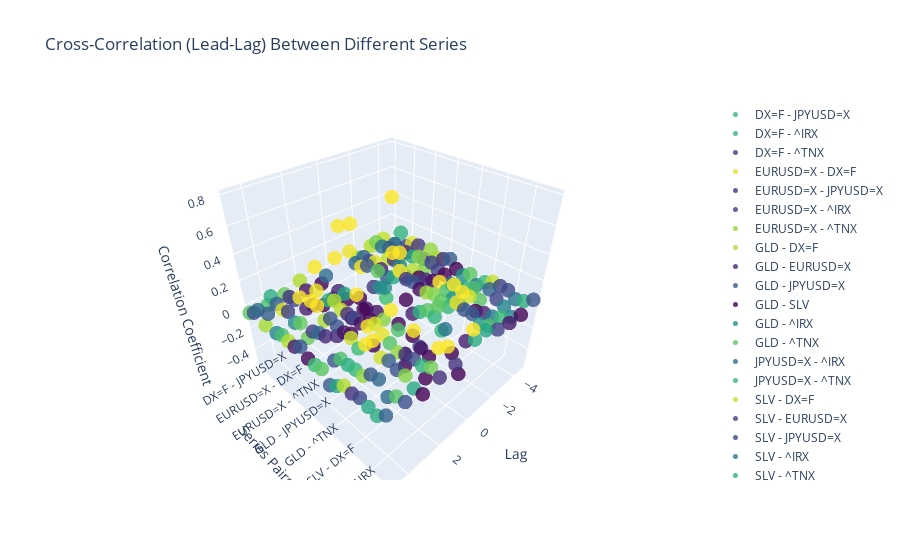

The notebook cell saved with this chart:
### Markdown cell above
### Time Series Correlation Analysis

#### Instantaneous Correlation Matrix

This first plot shows the **Pearson correlation matrix** computed on the synchronous values of all time series.

- **Goal**: identify direct linear relationships among the financial instruments under study.  
  - We observe a **strong positive correlation** between **GLD** (gold) and **SLV** (silver), which is consistent with the sectoral correlation logic among precious metals.  
  - Conversely, **GLD** and **SLV** show **negative correlations with DX=F** (Dollar Index), often reflecting an **inverse relationship between the US dollar and metal prices**.  
  - The bond instruments (^TNX, ^IRX) are weakly correlated with metals and currencies in this static analysis.

> This analysis is useful for detecting pairs of assets that may be influenced by the same economic or financial factors, but it does not capture temporal dynamics (lags, lead effects).

---

#### Lagged Correlation Matrix (lags 1 to 5)

This second plot explores the **correlation between each series and its time‑shifted version** (from 1 to 5 days), which allows capturing potential **intra‑series lead‑lag effects**.

- **Goal**: check if certain series exhibit temporal memory or an autocorrelation effect.  
  - The majority of assets show **weak autocorrelations**, suggesting relatively noisy or efficient behavior.  
  - **^IRX** (short‑term Treasury yield proxy) stands out with a **notable correlation at lag 5 (≈ 0.33)**, indicating a form of persistence or inertia in its evolution.

> These lagged correlations do not concern relationships between different series but rather the **internal** temporal structure of each series. They can also indicate whether a series could be used as a short‑term predictive signal for itself.

### Code cell
eda.plot_correlation_3d()

### Figure 1 — Plotly figure (JSON) as saved in the notebook; plotly's stock layout.template omitted (floating-point values rounded to 4 significant figures)
{"data": [{"marker": {"color": [-0.07563, 0.0345, 0.02227, -0.02487, -0.3689, -0.2881, 0.07252, 0.01978, -0.03102, -0.05189, -0.04278], "colorscale": [[0, "#440154"], [0.1111, "#482878"], [0.2222, "#3e4989"], [0.3333, "#31688e"], [0.4444, "#26828e"], [0.5556, "#1f9e89"], [0.6667, "#35b779"], [0.7778, "#6ece58"], [0.8889, "#b5de2b"], [1, "#fde725"]], "opacity": 0.8, "size": 5}, "mode": "markers", "name": "DX=F - JPYUSD=X", "type": "scatter3d", "x": [-5, -4, -3, -2, -1, 0, 1, 2, 3, 4, 5], "y": ["DX=F - JPYUSD=X", "DX=F - JPYUSD=X", "DX=F - JPYUSD=X", "DX=F - JPYUSD=X", "DX=F - JPYUSD=X", "DX=F - JPYUSD=X", "DX=F - JPYUSD=X", "DX=F - JPYUSD=X", "DX=F - JPYUSD=X", "DX=F - JPYUSD=X", "DX=F - JPYUSD=X"], "z": [-0.07563, 0.0345, 0.02227, -0.02487, -0.3689, -0.2881, 0.07252, 0.01978, -0.03102, -0.05189, -0.04278]}, {"marker": {"color": [0.06314, -0.02609, 0.08467, 0.006475, 0.1149, 0.1187, -0.04262, -0.03453, -0.01993, 0.05741, -0.005328], "colorscale": [[0, "#440154"], [0.1111, "#482878"], [0.2222, "#3e4989"], [0.3333, "#31688e"], [0.4444, "#26828e"], [0.5556, "#1f9e89"], [0.6667, "#35b779"], [0.7778, "#6ece58"], [0.8889, "#b5de2b"], [1, "#fde725"]], "opacity": 0.8, "size": 5}, "mode": "markers", "name": "DX=F - ^IRX", "type": "scatter3d", "x": [-5, -4, -3, -2, -1, 0, 1, 2, 3, 4, 5], "y": ["DX=F - ^IRX", "DX=F - ^IRX", "DX=F - ^IRX", "DX=F - ^IRX", "DX=F - ^IRX", "DX=F - ^IRX", "DX=F - ^IRX", "DX=F - ^IRX", "DX=F - ^IRX", "DX=F - ^IRX", "DX=F - ^IRX"], "z": [0.06314, -0.02609, 0.08467, 0.006475, 0.1149, 0.1187, -0.04262, -0.03453, -0.01993, 0.05741, -0.005328]}, {"marker": {"color": [-0.03889, 0.03859, 0.07115, -8.267e-05, 0.04092, 0.4063, 0.05826, -0.1315, -0.01155, 0.0292, 0.0537], "colorscale": [[0, "#440154"], [0.1111, "#482878"], [0.2222, "#3e4989"], [0.3333, "#31688e"], [0.4444, "#26828e"], [0.5556, "#1f9e89"], [0.6667, "#35b779"], [0.7778, "#6ece58"], [0.8889, "#b5de2b"], [1, "#fde725"]], "opacity": 0.8, "size": 5}, "mode": "markers", "name": "DX=F - ^TNX", "type": "scatter3d", "x": [-5, -4, -3, -2, -1, 0, 1, 2, 3, 4, 5], "y": ["DX=F - ^TNX", "DX=F - ^TNX", "DX=F - ^TNX", "DX=F - ^TNX", "DX=F - ^TNX", "DX=F - ^TNX", "DX=F - ^TNX", "DX=F - ^TNX", "DX=F - ^TNX", "DX=F - ^TNX", "DX=F - ^TNX"], "z": [-0.03889, 0.03859, 0.07115, -8.267e-05, 0.04092, 0.4063, 0.05826, -0.1315, -0.01155, 0.0292, 0.0537]}, {"marker": {"color": [0.01542, -0.05596, -0.01283, 0.01802, 0.03758, -0.5361, -0.4732, 0.02877, 0.04337, 0.01426, -0.03585], "colorscale": [[0, "#440154"], [0.1111, "#482878"], [0.2222, "#3e4989"], [0.3333, "#31688e"], [0.4444, "#26828e"], [0.5556, "#1f9e89"], [0.6667, "#35b779"], [0.7778, "#6ece58"], [0.8889, "#b5de2b"], [1, "#fde725"]], "opacity": 0.8, "size": 5}, "mode": "markers", "name": "EURUSD=X - DX=F", "type": "scatter3d", "x": [-5, -4, -3, -2, -1, 0, 1, 2, 3, 4, 5], "y": ["EURUSD=X - DX=F", "EURUSD=X - DX=F", "EURUSD=X - DX=F", "EURUSD=X - DX=F", "EURUSD=X - DX=F", "EURUSD=X - DX=F", "EURUSD=X - DX=F", "EURUSD=X - DX=F", "EURUSD=X - DX=F", "EURUSD=X - DX=F", "EURUSD=X - DX=F"], "z": [0.01542, -0.05596, -0.01283, 0.01802, 0.03758, -0.5361, -0.4732, 0.02877, 0.04337, 0.01426, -0.03585]}, {"marker": {"color": [0.02203, 0.0157, 0.007318, -0.01822, 0.07784, 0.4705, -0.01007, -0.06169, -0.01538, 0.03596, 0.09601], "colorscale": [[0, "#440154"], [0.1111, "#482878"], [0.2222, "#3e4989"], [0.3333, "#31688e"], [0.4444, "#26828e"], [0.5556, "#1f9e89"], [0.6667, "#35b779"], [0.7778, "#6ece58"], [0.8889, "#b5de2b"], [1, "#fde725"]], "opacity": 0.8, "size": 5}, "mode": "markers", "name": "EURUSD=X - JPYUSD=X", "type": "scatter3d", "x": [-5, -4, -3, -2, -1, 0, 1, 2, 3, 4, 5], "y": ["EURUSD=X - JPYUSD=X", "EURUSD=X - JPYUSD=X", "EURUSD=X - JPYUSD=X", "EURUSD=X - JPYUSD=X", "EURUSD=X - JPYUSD=X", "EURUSD=X - JPYUSD=X", "EURUSD=X - JPYUSD=X", "EURUSD=X - JPYUSD=X", "EURUSD=X - JPYUSD=X", "EURUSD=X - JPYUSD=X", "EURUSD=X - JPYUSD=X"], "z": [0.02203, 0.0157, 0.007318, -0.01822, 0.07784, 0.4705, -0.01007, -0.06169, -0.01538, 0.03596, 0.09601]}, {"marker": {"color": [-0.07693, 0.004062, -0.01995, -0.05949, -0.0809, -0.1113, -0.001029, 0.01502, 0.08314, -0.01953, -0.02329], "colorscale": [[0, "#440154"], [0.1111, "#482878"], [0.2222, "#3e4989"], [0.3333, "#31688e"], [0.4444, "#26828e"], [0.5556, "#1f9e89"], [0.6667, "#35b779"], [0.7778, "#6ece58"], [0.8889, "#b5de2b"], [1, "#fde725"]], "opacity": 0.8, "size": 5}, "mode": "markers", "name": "EURUSD=X - ^IRX", "type": "scatter3d", "x": [-5, -4, -3, -2, -1, 0, 1, 2, 3, 4, 5], "y": ["EURUSD=X - ^IRX", "EURUSD=X - ^IRX", "EURUSD=X - ^IRX", "EURUSD=X - ^IRX", "EURUSD=X - ^IRX", "EURUSD=X - ^IRX", "EURUSD=X - ^IRX", "EURUSD=X - ^IRX", "EURUSD=X - ^IRX", "EURUSD=X - ^IRX", "EURUSD=X - ^IRX"], "z": [-0.07693, 0.004062, -0.01995, -0.05949, -0.0809, -0.1113, -0.001029, 0.01502, 0.08314, -0.01953, -0.02329]}, {"marker": {"color": [0.03702, 0.03009, -0.08698, -0.02765, -0.05252, -0.1727, -0.1837, 0.04647, 0.07835, 0.01515, 0.0001285], "colorscale": [[0, "#440154"], [0.1111, "#482878"], [0.2222, "#3e4989"], [0.3333, "#31688e"], [0.4444, "#26828e"], [0.5556, "#1f9e89"], [0.6667, "#35b779"], [0.7778, "#6ece58"], [0.8889, "#b5de2b"], [1, "#fde725"]], "opacity": 0.8, "size": 5}, "mode": "markers", "name": "EURUSD=X - ^TNX", "type": "scatter3d", "x": [-5, -4, -3, -2, -1, 0, 1, 2, 3, 4, 5], "y": ["EURUSD=X - ^TNX", "EURUSD=X - ^TNX", "EURUSD=X - ^TNX", "EURUSD=X - ^TNX", "EURUSD=X - ^TNX", "EURUSD=X - ^TNX", "EURUSD=X - ^TNX", "EURUSD=X - ^TNX", "EURUSD=X - ^TNX", "EURUSD=X - ^TNX", "EURUSD=X - ^TNX"], "z": [0.03702, 0.03009, -0.08698, -0.02765, -0.05252, -0.1727, -0.1837, 0.04647, 0.07835, 0.01515, 0.0001285]}, {"marker": {"color": [-0.01225, -0.04567, 0.0001333, 0.05812, -0.1132, -0.4932, 0.0586, 0.005022, -0.005316, -0.06855, -0.007879], "colorscale": [[0, "#440154"], [0.1111, "#482878"], [0.2222, "#3e4989"], [0.3333, "#31688e"], [0.4444, "#26828e"], [0.5556, "#1f9e89"], [0.6667, "#35b779"], [0.7778, "#6ece58"], [0.8889, "#b5de2b"], [1, "#fde725"]], "opacity": 0.8, "size": 5}, "mode": "markers", "name": "GLD - DX=F", "type": "scatter3d", "x": [-5, -4, -3, -2, -1, 0, 1, 2, 3, 4, 5], "y": ["GLD - DX=F", "GLD - DX=F", "GLD - DX=F", "GLD - DX=F", "GLD - DX=F", "GLD - DX=F", "GLD - DX=F", "GLD - DX=F", "GLD - DX=F", "GLD - DX=F", "GLD - DX=F"], "z": [-0.01225, -0.04567, 0.0001333, 0.05812, -0.1132, -0.4932, 0.0586, 0.005022, -0.005316, -0.06855, -0.007879]}, {"marker": {"color": [0.005533, 0.03442, -0.03509, 0.01703, 0.2987, 0.215, -0.03442, 0.007788, 0.04846, 0.02446, -0.01112], "colorscale": [[0, "#440154"], [0.1111, "#482878"], [0.2222, "#3e4989"], [0.3333, "#31688e"], [0.4444, "#26828e"], [0.5556, "#1f9e89"], [0.6667, "#35b779"], [0.7778, "#6ece58"], [0.8889, "#b5de2b"], [1, "#fde725"]], "opacity": 0.8, "size": 5}, "mode": "markers", "name": "GLD - EURUSD=X", "type": "scatter3d", "x": [-5, -4, -3, -2, -1, 0, 1, 2, 3, 4, 5], "y": ["GLD - EURUSD=X", "GLD - EURUSD=X", "GLD - EURUSD=X", "GLD - EURUSD=X", "GLD - EURUSD=X", "GLD - EURUSD=X", "GLD - EURUSD=X", "GLD - EURUSD=X", "GLD - EURUSD=X", "GLD - EURUSD=X", "GLD - EURUSD=X"], "z": [0.005533, 0.03442, -0.03509, 0.01703, 0.2987, 0.215, -0.03442, 0.007788, 0.04846, 0.02446, -0.01112]}, {"marker": {"color": [0.03594, -0.00401, -0.02274, 0.02436, 0.3264, 0.113, -0.08311, 0.009003, 0.02109, 0.0533, 0.03205], "colorscale": [[0, "#440154"], [0.1111, "#482878"], [0.2222, "#3e4989"], [0.3333, "#31688e"], [0.4444, "#26828e"], [0.5556, "#1f9e89"], [0.6667, "#35b779"], [0.7778, "#6ece58"], [0.8889, "#b5de2b"], [1, "#fde725"]], "opacity": 0.8, "size": 5}, "mode": "markers", "name": "GLD - JPYUSD=X", "type": "scatter3d", "x": [-5, -4, -3, -2, -1, 0, 1, 2, 3, 4, 5], "y": ["GLD - JPYUSD=X", "GLD - JPYUSD=X", "GLD - JPYUSD=X", "GLD - JPYUSD=X", "GLD - JPYUSD=X", "GLD - JPYUSD=X", "GLD - JPYUSD=X", "GLD - JPYUSD=X", "GLD - JPYUSD=X", "GLD - JPYUSD=X", "GLD - JPYUSD=X"], "z": [0.03594, -0.00401, -0.02274, 0.02436, 0.3264, 0.113, -0.08311, 0.009003, 0.02109, 0.0533, 0.03205]}, {"marker": {"color": [-0.0264, -0.01382, -0.00217, -0.007893, -0.02725, 0.7864, 0.01954, 0.002596, 0.01294, 0.06719, -0.02113], "colorscale": [[0, "#440154"], [0.1111, "#482878"], [0.2222, "#3e4989"], [0.3333, "#31688e"], [0.4444, "#26828e"], [0.5556, "#1f9e89"], [0.6667, "#35b779"], [0.7778, "#6ece58"], [0.8889, "#b5de2b"], [1, "#fde725"]], "opacity": 0.8, "size": 5}, "mode": "markers", "name": "GLD - SLV", "type": "scatter3d", "x": [-5, -4, -3, -2, -1, 0, 1, 2, 3, 4, 5], "y": ["GLD - SLV", "GLD - SLV", "GLD - SLV", "GLD - SLV", "GLD - SLV", "GLD - SLV", "GLD - SLV", "GLD - SLV", "GLD - SLV", "GLD - SLV", "GLD - SLV"], "z": [-0.0264, -0.01382, -0.00217, -0.007893, -0.02725, 0.7864, 0.01954, 0.002596, 0.01294, 0.06719, -0.02113]}, {"marker": {"color": [-0.05354, -0.06438, 0.01922, -0.002952, -0.1142, -0.1263, -0.007136, 0.0186, 0.007744, -0.08757, -0.0268], "colorscale": [[0, "#440154"], [0.1111, "#482878"], [0.2222, "#3e4989"], [0.3333, "#31688e"], [0.4444, "#26828e"], [0.5556, "#1f9e89"], [0.6667, "#35b779"], [0.7778, "#6ece58"], [0.8889, "#b5de2b"], [1, "#fde725"]], "opacity": 0.8, "size": 5}, "mode": "markers", "name": "GLD - ^IRX", "type": "scatter3d", "x": [-5, -4, -3, -2, -1, 0, 1, 2, 3, 4, 5], "y": ["GLD - ^IRX", "GLD - ^IRX", "GLD - ^IRX", "GLD - ^IRX", "GLD - ^IRX", "GLD - ^IRX", "GLD - ^IRX", "GLD - ^IRX", "GLD - ^IRX", "GLD - ^IRX", "GLD - ^IRX"], "z": [-0.05354, -0.06438, 0.01922, -0.002952, -0.1142, -0.1263, -0.007136, 0.0186, 0.007744, -0.08757, -0.0268]}, {"marker": {"color": [-0.0125, -0.0681, -0.02521, 0.01799, -0.06209, -0.3608, 0.1073, 0.07842, -0.03748, -0.02859, -0.01377], "colorscale": [[0, "#440154"], [0.1111, "#482878"], [0.2222, "#3e4989"], [0.3333, "#31688e"], [0.4444, "#26828e"], [0.5556, "#1f9e89"], [0.6667, "#35b779"], [0.7778, "#6ece58"], [0.8889, "#b5de2b"], [1, "#fde725"]], "opacity": 0.8, "size": 5}, "mode": "markers", "name": "GLD - ^TNX", "type": "scatter3d", "x": [-5, -4, -3, -2, -1, 0, 1, 2, 3, 4, 5], "y": ["GLD - ^TNX", "GLD - ^TNX", "GLD - ^TNX", "GLD - ^TNX", "GLD - ^TNX", "GLD - ^TNX", "GLD - ^TNX", "GLD - ^TNX", "GLD - ^TNX", "GLD - ^TNX", "GLD - ^TNX"], "z": [-0.0125, -0.0681, -0.02521, 0.01799, -0.06209, -0.3608, 0.1073, 0.07842, -0.03748, -0.02859, -0.01377]}, {"marker": {"color": [-0.08214, -0.03775, -0.05433, -0.009633, -0.0117, -0.1514, -0.01555, 0.03214, 0.0383, -0.03333, -0.09698], "colorscale": [[0, "#440154"], [0.1111, "#482878"], [0.2222, "#3e4989"], [0.3333, "#31688e"], [0.4444, "#26828e"], [0.5556, "#1f9e89"], [0.6667, "#35b779"], [0.7778, "#6ece58"], [0.8889, "#b5de2b"], [1, "#fde725"]], "opacity": 0.8, "size": 5}, "mode": "markers", "name": "JPYUSD=X - ^IRX", "type": "scatter3d", "x": [-5, -4, -3, -2, -1, 0, 1, 2, 3, 4, 5], "y": ["JPYUSD=X - ^IRX", "JPYUSD=X - ^IRX", "JPYUSD=X - ^IRX", "JPYUSD=X - ^IRX", "JPYUSD=X - ^IRX", "JPYUSD=X - ^IRX", "JPYUSD=X - ^IRX", "JPYUSD=X - ^IRX", "JPYUSD=X - ^IRX", "JPYUSD=X - ^IRX", "JPYUSD=X - ^IRX"], "z": [-0.08214, -0.03775, -0.05433, -0.009633, -0.0117, -0.1514, -0.01555, 0.03214, 0.0383, -0.03333, -0.09698]}, {"marker": {"color": [-0.02177, -0.007371, -0.08234, -0.0231, -0.03042, -0.2086, -0.291, 0.001273, 0.1099, -0.02444, -0.05321], "colorscale": [[0, "#440154"], [0.1111, "#482878"], [0.2222, "#3e4989"], [0.3333, "#31688e"], [0.4444, "#26828e"], [0.5556, "#1f9e89"], [0.6667, "#35b779"], [0.7778, "#6ece58"], [0.8889, "#b5de2b"], [1, "#fde725"]], "opacity": 0.8, "size": 5}, "mode": "markers", "name": "JPYUSD=X - ^TNX", "type": "scatter3d", "x": [-5, -4, -3, -2, -1, 0, 1, 2, 3, 4, 5], "y": ["JPYUSD=X - ^TNX", "JPYUSD=X - ^TNX", "JPYUSD=X - ^TNX", "JPYUSD=X - ^TNX", "JPYUSD=X - ^TNX", "JPYUSD=X - ^TNX", "JPYUSD=X - ^TNX", "JPYUSD=X - ^TNX", "JPYUSD=X - ^TNX", "JPYUSD=X - ^TNX", "JPYUSD=X - ^TNX"], "z": [-0.02177, -0.007371, -0.08234, -0.0231, -0.03042, -0.2086, -0.291, 0.001273, 0.1099, -0.02444, -0.05321]}, {"marker": {"color": [0.01329, -0.07519, 0.02649, 0.04721, -0.1113, -0.4604, 0.05681, -0.02954, 0.02105, -0.02716, -0.001096], "colorscale": [[0, "#440154"], [0.1111, "#482878"], [0.2222, "#3e4989"], [0.3333, "#31688e"], [0.4444, "#26828e"], [0.5556, "#1f9e89"], [0.6667, "#35b779"], [0.7778, "#6ece58"], [0.8889, "#b5de2b"], [1, "#fde725"]], "opacity": 0.8, "size": 5}, "mode": "markers", "name": "SLV - DX=F", "type": "scatter3d", "x": [-5, -4, -3, -2, -1, 0, 1, 2, 3, 4, 5], "y": ["SLV - DX=F", "SLV - DX=F", "SLV - DX=F", "SLV - DX=F", "SLV - DX=F", "SLV - DX=F", "SLV - DX=F", "SLV - DX=F", "SLV - DX=F", "SLV - DX=F", "SLV - DX=F"], "z": [0.01329, -0.07519, 0.02649, 0.04721, -0.1113, -0.4604, 0.05681, -0.02954, 0.02105, -0.02716, -0.001096]}, {"marker": {"color": [0.0077, 0.04977, -0.06384, 0.02539, 0.2947, 0.2042, -0.04592, -0.00663, 0.04179, 0.03156, -0.01199], "colorscale": [[0, "#440154"], [0.1111, "#482878"], [0.2222, "#3e4989"], [0.3333, "#31688e"], [0.4444, "#26828e"], [0.5556, "#1f9e89"], [0.6667, "#35b779"], [0.7778, "#6ece58"], [0.8889, "#b5de2b"], [1, "#fde725"]], "opacity": 0.8, "size": 5}, "mode": "markers", "name": "SLV - EURUSD=X", "type": "scatter3d", "x": [-5, -4, -3, -2, -1, 0, 1, 2, 3, 4, 5], "y": ["SLV - EURUSD=X", "SLV - EURUSD=X", "SLV - EURUSD=X", "SLV - EURUSD=X", "SLV - EURUSD=X", "SLV - EURUSD=X", "SLV - EURUSD=X", "SLV - EURUSD=X", "SLV - EURUSD=X", "SLV - EURUSD=X", "SLV - EURUSD=X"], "z": [0.0077, 0.04977, -0.06384, 0.02539, 0.2947, 0.2042, -0.04592, -0.00663, 0.04179, 0.03156, -0.01199]}, {"marker": {"color": [0.004785, -0.000518, -0.04342, 0.02559, 0.2727, 0.06357, -0.07306, 0.000901, 0.0149, 0.04248, 0.0061], "colorscale": [[0, "#440154"], [0.1111, "#482878"], [0.2222, "#3e4989"], [0.3333, "#31688e"], [0.4444, "#26828e"], [0.5556, "#1f9e89"], [0.6667, "#35b779"], [0.7778, "#6ece58"], [0.8889, "#b5de2b"], [1, "#fde725"]], "opacity": 0.8, "size": 5}, "mode": "markers", "name": "SLV - JPYUSD=X", "type": "scatter3d", "x": [-5, -4, -3, -2, -1, 0, 1, 2, 3, 4, 5], "y": ["SLV - JPYUSD=X", "SLV - JPYUSD=X", "SLV - JPYUSD=X", "SLV - JPYUSD=X", "SLV - JPYUSD=X", "SLV - JPYUSD=X", "SLV - JPYUSD=X", "SLV - JPYUSD=X", "SLV - JPYUSD=X", "SLV - JPYUSD=X", "SLV - JPYUSD=X"], "z": [0.004785, -0.000518, -0.04342, 0.02559, 0.2727, 0.06357, -0.07306, 0.000901, 0.0149, 0.04248, 0.0061]}, {"marker": {"color": [-0.03916, -0.03058, -0.03755, -0.02181, -0.08076, -0.0912, 0.04283, -0.004412, 0.01729, -0.04601, -0.01098], "colorscale": [[0, "#440154"], [0.1111, "#482878"], [0.2222, "#3e4989"], [0.3333, "#31688e"], [0.4444, "#26828e"], [0.5556, "#1f9e89"], [0.6667, "#35b779"], [0.7778, "#6ece58"], [0.8889, "#b5de2b"], [1, "#fde725"]], "opacity": 0.8, "size": 5}, "mode": "markers", "name": "SLV - ^IRX", "type": "scatter3d", "x": [-5, -4, -3, -2, -1, 0, 1, 2, 3, 4, 5], "y": ["SLV - ^IRX", "SLV - ^IRX", "SLV - ^IRX", "SLV - ^IRX", "SLV - ^IRX", "SLV - ^IRX", "SLV - ^IRX", "SLV - ^IRX", "SLV - ^IRX", "SLV - ^IRX", "SLV - ^IRX"], "z": [-0.03916, -0.03058, -0.03755, -0.02181, -0.08076, -0.0912, 0.04283, -0.004412, 0.01729, -0.04601, -0.01098]}, {"marker": {"color": [-0.02174, -0.08275, -0.00884, 0.002696, -0.02684, -0.2267, 0.09613, 0.02701, -0.03475, 0.01073, -0.02449], "colorscale": [[0, "#440154"], [0.1111, "#482878"], [0.2222, "#3e4989"], [0.3333, "#31688e"], [0.4444, "#26828e"], [0.5556, "#1f9e89"], [0.6667, "#35b779"], [0.7778, "#6ece58"], [0.8889, "#b5de2b"], [1, "#fde725"]], "opacity": 0.8, "size": 5}, "mode": "markers", "name": "SLV - ^TNX", "type": "scatter3d", "x": [-5, -4, -3, -2, -1, 0, 1, 2, 3, 4, 5], "y": ["SLV - ^TNX", "SLV - ^TNX", "SLV - ^TNX", "SLV - ^TNX", "SLV - ^TNX", "SLV - ^TNX", "SLV - ^TNX", "SLV - ^TNX", "SLV - ^TNX", "SLV - ^TNX", "SLV - ^TNX"], "z": [-0.02174, -0.08275, -0.00884, 0.002696, -0.02684, -0.2267, 0.09613, 0.02701, -0.03475, 0.01073, -0.02449]}, {"marker": {"color": [0.02411, -0.02742, -0.01709, 0.0113, 0.09008, 0.1788, 0.0006487, -0.004887, -0.03013, 0.02064, 0.03439], "colorscale": [[0, "#440154"], [0.1111, "#482878"], [0.2222, "#3e4989"], [0.3333, "#31688e"], [0.4444, "#26828e"], [0.5556, "#1f9e89"], [0.6667, "#35b779"], [0.7778, "#6ece58"], [0.8889, "#b5de2b"], [1, "#fde725"]], "opacity": 0.8, "size": 5}, "mode": "markers", "name": "^TNX - ^IRX", "type": "scatter3d", "x": [-5, -4, -3, -2, -1, 0, 1, 2, 3, 4, 5], "y": ["^TNX - ^IRX", "^TNX - ^IRX", "^TNX - ^IRX", "^TNX - ^IRX", "^TNX - ^IRX", "^TNX - ^IRX", "^TNX - ^IRX", "^TNX - ^IRX", "^TNX - ^IRX", "^TNX - ^IRX", "^TNX - ^IRX"], "z": [0.02411, -0.02742, -0.01709, 0.0113, 0.09008, 0.1788, 0.0006487, -0.004887, -0.03013, 0.02064, 0.03439]}], "layout": {"scene": {"xaxis": {"range": [-5, 5], "title": {"text": "Lag"}}, "yaxis": {"title": {"text": "Series Pairs"}}, "zaxis": {"title": {"text": "Correlation Coefficient"}}}, "title": {"text": "Cross-Correlation (Lead-Lag) Between Different Series"}}}
